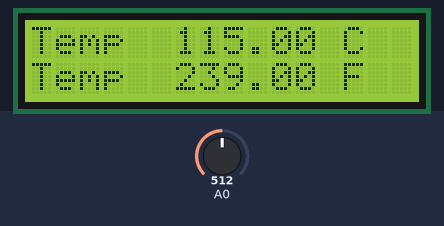
A sketch run on a simulated Arduino MKR. On the bench: 16×2 character LCD. The test bench sets the inputs (shaded band); at power-on: A0 = 512. WiFi joins after 1.5 s; servers stay silent unless stated; what the sketch prints to the serial monitor is not drawn.

Above: at 31.6 s.

The sketch:

1000_to_TMP36_to_ThingSpeak_Wireless_cloud_based_Environment.ino
```cpp
/*
This sketch is a combination of ADAFruits DHT sketch, WiFi101 Webclient
and The arduino example from ThingSpeak
Modified by Stephen Borsay for the MKR1000, feel free to use
 */

//Edited by Ahmed Abd-Elrahman

#include <SPI.h> //you don't need this as we arn't using the shiled just chip
#include <WiFi101.h>
#include <LiquidCrystal.h>
////#include "DHT.h"

////#define DHTPIN 1    // what pin we're connected to, pin1 is 5th pin from end

// Uncomment whatever DHT sensor type you're using!
////#define DHTTYPE DHT11  // DHT 11
//#define DHTTYPE DHT21  // DHT 21
//#define DHTTYPE DHT22  // DHT 22

////DHT dht(DHTPIN,DHTTYPE);

String apiKey ="KKCCPC6V9A53P6KE"; // api from ThingSpeak

char ssid[] = "BHNTC8715D5D54"; //  your network SSID (name)
char pass[] = "349554a8";    //your network password
int keyIndex = 0;     // your network key Index number (needed only for WEP)   ????

int sensorPin = 0;

const int rs = 0, en = 1, d4 = 2, d5 = 3, d6 = 4, d7 = 5;
LiquidCrystal lcd(rs, en, d4, d5, d6, d7);

//#define WEBSITE "api.thingspeak.com"

int status = WL_IDLE_STATUS;
// if you don't want to use DNS (and reduce your sketch size)
// use the numeric IP instead of the name for the server:
//IPAddress server(74,125,232,128);  // numeric IP for Google (no DNS)
char server[] = "api.thingspeak.com";    // name address for Google (using DNS)

// Initialize the Ethernet client library
// with the IP address and port of the server
// that you want to connect to (port 80 is default for HTTP):
WiFiClient client;

void setup() {
  //Initialize serial and wait for port to open:
  Serial.begin(9600);
  while (!Serial)
  {
    ; // wait for serial port to connect. Needed for native USB port only
  }

  // check for the presence of the shield:
  if (WiFi.status() == WL_NO_SHIELD) {
    Serial.println("WiFi shield not present");
    // don't continue:
    while (true);
  }

  // attempt to connect to Wifi network:
  while (status != WL_CONNECTED)
  {
    Serial.print("Attempting to connect to SSID: ");
    Serial.println(ssid);
    //Connect to WPA/WPA2 network.Change this line if using open/WEP network
    status = WiFi.begin(ssid, pass);

    // wait 10 seconds for connection:
    delay(10000);
  }

  Serial.println("Connected to wifi");
  printWifiStatus();

  lcd.begin(16, 2);
}

void loop() {

   // Wait a few seconds between measurements.
  delay(20000);

  //prefer to use float, but package size or float conversion isnt working
  //will revise in future with a string fuction or float conversion function

  ////int h = dht.readHumidity();
  // Read temperature as Celsius (the default)
  ////int t = dht.readTemperature();
  // Read temperature as Fahrenheit (isFahrenheit = true)
  ////int f = dht.readTemperature(true);

  int reading = analogRead(sensorPin);

  // converting that reading to voltage, for 3.3v arduino use 3.3
  float voltage = reading * 3.3;
  voltage /= 1024.0;

  // print out the voltage
  //Serial.print(voltage); Serial.println(" volts");

  // now print out the temperature
  float temperatureC = (voltage - 0.5) * 100 ;  //converting from 10 mv per degree wit 500 mV offset
                                               //to degrees ((voltage - 500mV) times 100)
  //Serial.print(temperatureC); Serial.println(" degrees C");

  // now convert to Fahrenheit
  float temperatureF = (temperatureC * 9.0 / 5.0) + 32.0;
  //Serial.print(temperatureF); Serial.println(" degrees F");

  //Display Celcius temperature in the LCD
  lcd.print("Temp         C  ");
  lcd.setCursor(6, 0);
  lcd.print(temperatureC);

  // Display Fahrenheit temperature in the LCD
  lcd.setCursor(0, 1);
  //         ----------------
  lcd.print("Temp         F  ");
  lcd.setCursor(6, 1);
  lcd.print(temperatureF);

  // Check if any reads failed and exit early (to try again).
  ////if (isnan(h) || isnan(t) || isnan(f))
  ////{
    ////Serial.println("Failed to read from DHT sensor!");
    ////return;
  ////}

  if (isnan(temperatureC) || isnan(temperatureF) )
  {
    Serial.println("Failed to read from TMP36 sensor!");
    return;
  }

  // Compute heat index in Fahrenheit (the default)
  ////int hif = dht.computeHeatIndex(f, h);
  // Compute heat index in Celsius (isFahreheit = false)
  ////int hic = dht.computeHeatIndex(t, h, false);

////  Serial.print("Humidity: ");
////  Serial.print(h);
////  Serial.print(" %\t");
  Serial.print("Temperature: ");
  Serial.print(temperatureC);
  Serial.print(" *C ");
  Serial.print(temperatureF);
  Serial.print(" *F\n");
////  Serial.print("Heat index: ");
////  Serial.print(hic);
////  Serial.print(" *C ");
////  Serial.print(hif);
////  Serial.println(" *F\n");

    Serial.println("\nStarting connection to server...");
  // if you get a connection, report back via serial:
  if (client.connect(server, 80)) {
    Serial.println("connected to server");


          client.print(F("POST "));
          client.print("/update?key=apiKey&field1="
          +               (String) temperatureC
          +  "&field2=" +(String) temperatureF
////          +  "&field3=" +(String) f
////          +  "&field4=" +(String) hic
////          +  "&field5=" +(String) hif
                                   );

          String tsData = "field1="   //need the length to give to ThingSpeak
          +             (String)  temperatureC
          +  "&field2=" +(String) temperatureF
////          +  "&field3=" +(String) f
////          +  "&field4=" +(String) hic
////          +  "&field5=" +(String) hif
        ;


          client.print("POST /update HTTP/1.1\n");
          client.print("Host: api.thingspeak.com\n");
          client.print("Connection: close\n");
          client.print("X-THINGSPEAKAPIKEY: " + apiKey + "\n");
          client.print("Content-Type: application/x-www-form-urlencoded\n");
          client.print("Content-Length: ");
          client.print(tsData.length());  //send out data string legth to ts
          client.print("\n\n");
          client.print(tsData);
          client.stop();
          delay(1000);
    }

}


void printWifiStatus() {
  // print the SSID of the network you're attached to:
  Serial.print("SSID: ");
  Serial.println(WiFi.SSID());

  // print your WiFi shield's IP address:
  IPAddress ip = WiFi.localIP();
  Serial.print("IP Address: ");
  Serial.println(ip);

  // print the received signal strength:
  long rssi = WiFi.RSSI();
  Serial.print("signal strength (RSSI):");
  Serial.print(rssi);
  Serial.println(" dBm");
}
```
